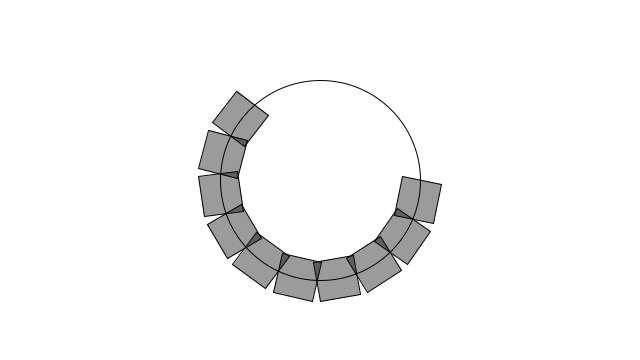
Frame 1 (no input)
Frame 60 (the mouse pressed at the canvas centre just before this capture): identical to frame 1, image omitted
Frame 120 (the mouse held since frame 60 and released just before this capture): identical to frame 1, image omitted

The Processing sketch that drew this single still picture (run headless with seeded random() and noise(); from frame 60 on, the mouse is pressed at the canvas centre):

// Processing sketch: example_17_7_boxesoncurve
// ── example_17_7_boxesoncurve.pde
// Learning Processing
// Daniel Shiffman
// http://www.learningprocessing.com

// Example 17-7: Boxes along a curve 

// The radius of a circle
float r = 100;

// The width and height of the boxes
float w = 40;
float h = 40;

void setup() {
  size(640,360);
}

void draw() {
  background(255);
  
  // Start in the center and draw the circle
  translate(width/2, height/2);
  noFill();
  stroke(0);
  // Our curve is a circle with radius r in the center of the window.
  ellipse(0, 0, r*2, r*2); 
  // 10 boxes along the curve
  int totalBoxes = 10;
  // We must keep track of our position along the curve
  float arclength = 0;
  // For every box
  for (int i = 0; i < totalBoxes; i ++ ) {
    // Each box is centered so we move half the width
    arclength += w/2; 
    
    // Angle in radians is the arclength divided by the radius
    float theta = arclength / r;
    
    pushMatrix();
    // Polar to cartesian coordinate conversion
    translate(r*cos(theta) , r*sin(theta));
    // Rotate the box
    rotate(theta);
    
    // Display the box
    fill(0, 100);
    rectMode(CENTER);
    rect(0, 0, w, h);
    popMatrix();
    
    // Move halfway again
    arclength += w/2;
  }
}
